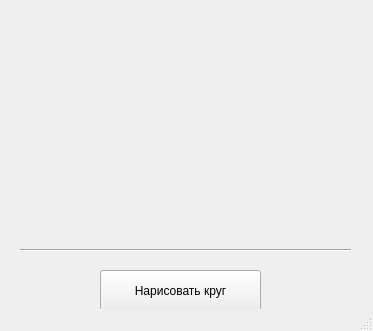
<?xml version="1.0" encoding="UTF-8"?>
<ui version="4.0">
 <class>MainWindow</class>
 <widget class="QMainWindow" name="MainWindow">
  <property name="geometry">
   <rect>
    <x>0</x>
    <y>0</y>
    <width>373</width>
    <height>331</height>
   </rect>
  </property>
  <property name="minimumSize">
   <size>
    <width>373</width>
    <height>331</height>
   </size>
  </property>
  <property name="maximumSize">
   <size>
    <width>373</width>
    <height>331</height>
   </size>
  </property>
  <property name="windowTitle">
   <string>Git и желтые окружности</string>
  </property>
  <widget class="QWidget" name="centralwidget">
   <widget class="QPushButton" name="pushButton">
    <property name="geometry">
     <rect>
      <x>100</x>
      <y>270</y>
      <width>161</width>
      <height>41</height>
     </rect>
    </property>
    <property name="text">
     <string>Нарисовать круг</string>
    </property>
   </widget>
   <widget class="Line" name="line">
    <property name="geometry">
     <rect>
      <x>20</x>
      <y>240</y>
      <width>331</width>
      <height>20</height>
     </rect>
    </property>
    <property name="orientation">
     <enum>Qt::Horizontal</enum>
    </property>
   </widget>
  </widget>
  <widget class="QMenuBar" name="menubar">
   <property name="geometry">
    <rect>
     <x>0</x>
     <y>0</y>
     <width>373</width>
     <height>21</height>
    </rect>
   </property>
  </widget>
  <widget class="QStatusBar" name="statusbar"/>
 </widget>
 <resources/>
 <connections/>
</ui>
